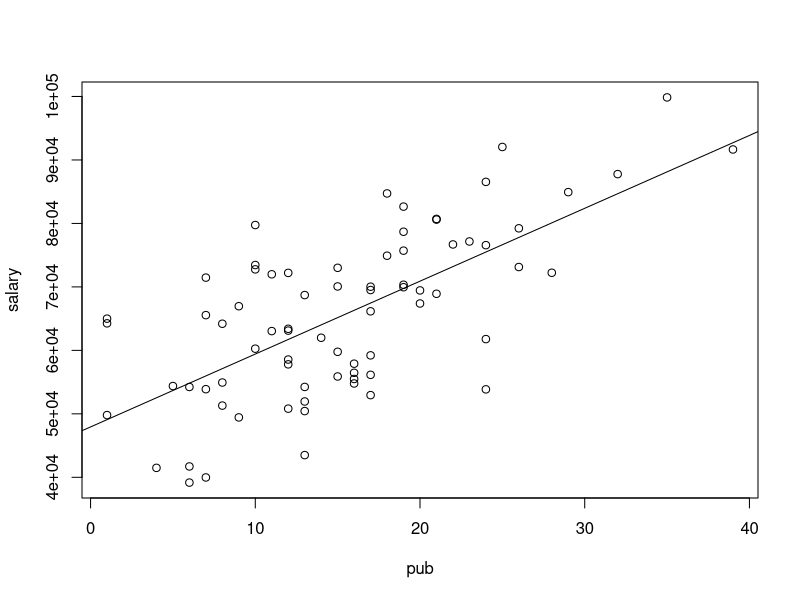
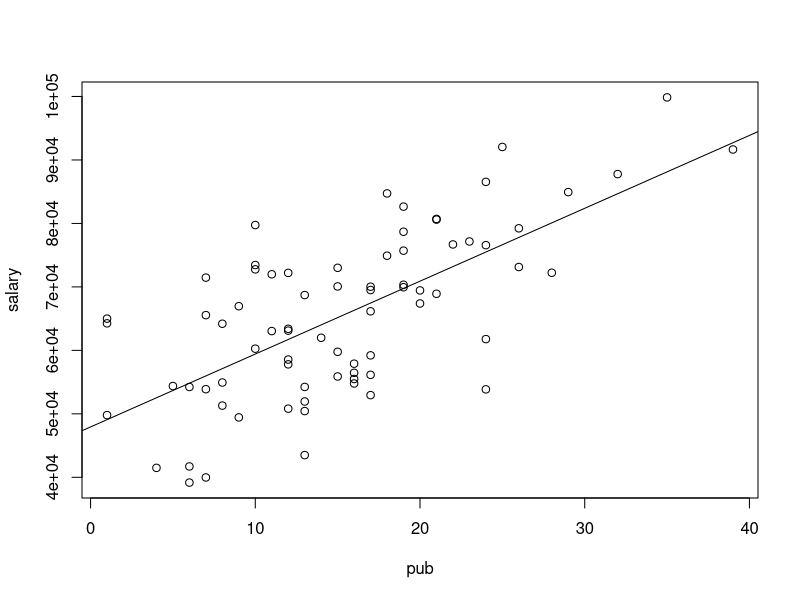
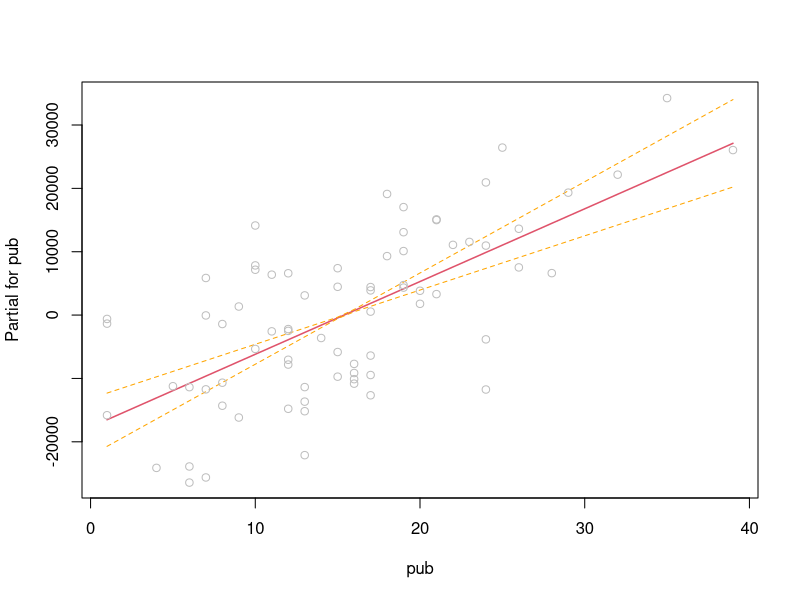
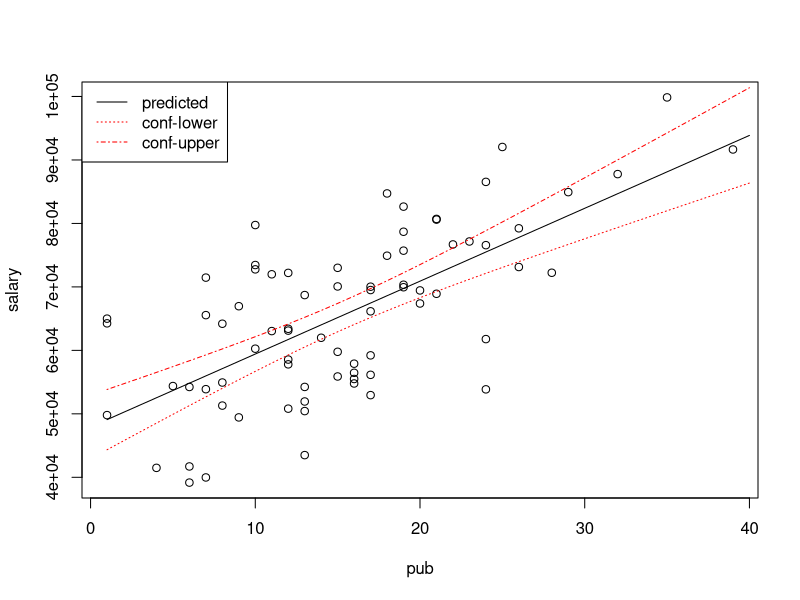
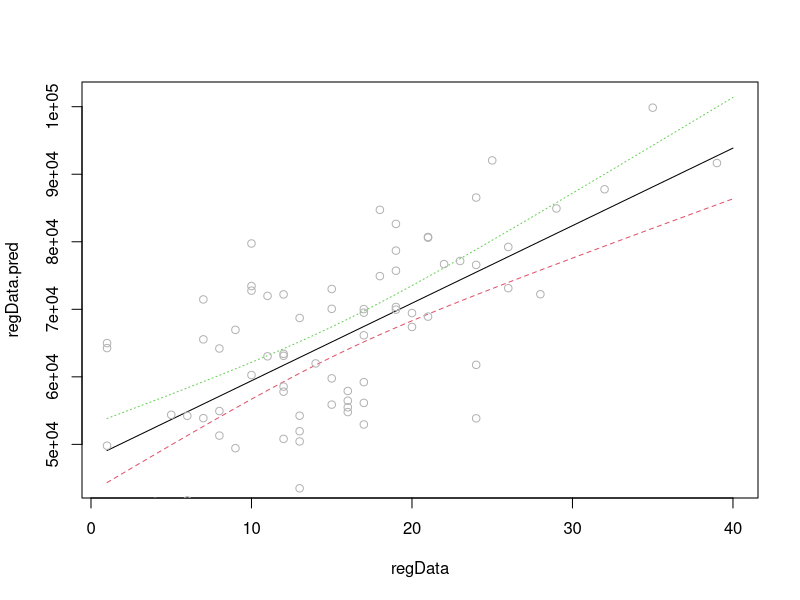
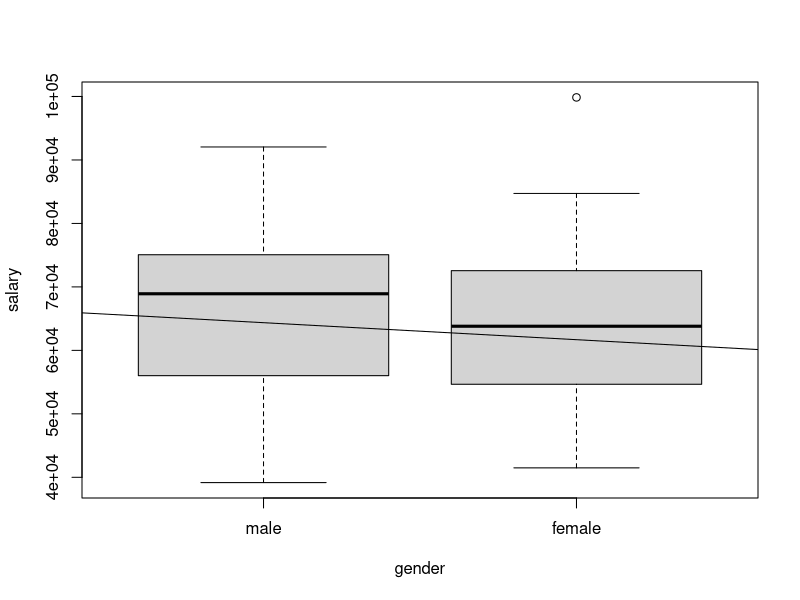
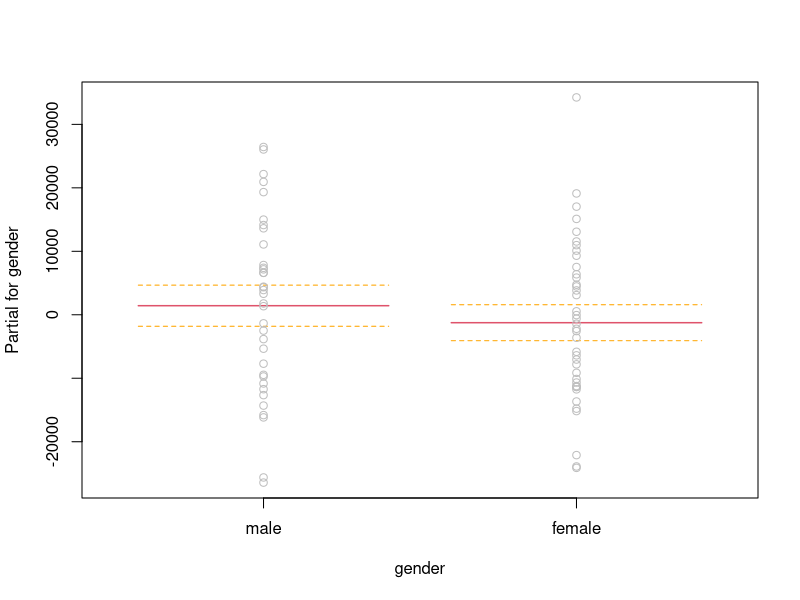
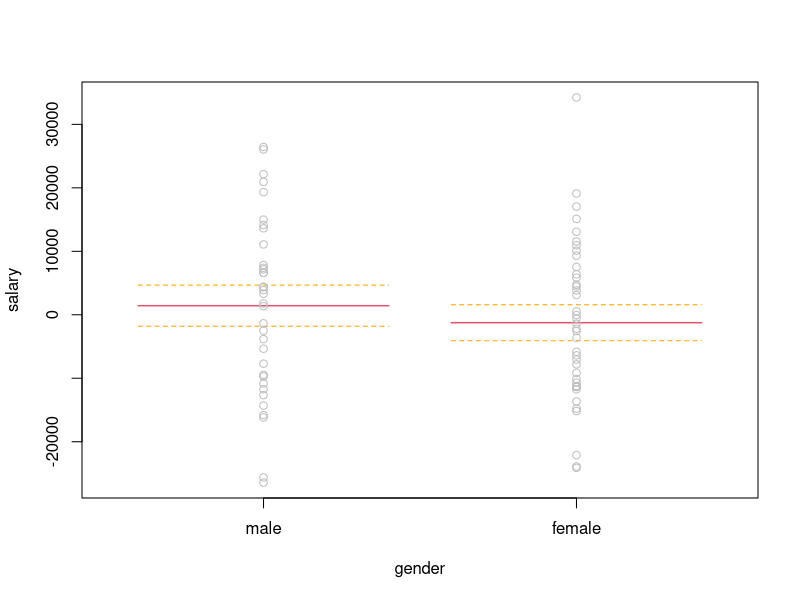

The R source for these figures, in order:
## ---- chunk 1
options(width = 75)
## ---- chunk 2
# Read in data
lab4 <- read.table("salary_subset.txt", header=TRUE)
library(rockchalk)
summarize(lab4)
## ---- chunk 3
# outcome (dependent variable) regressed on predictor (independent variable)
lm(salary ~ pub, data= lab4)
## ---- chunk 4
# outcome (dependent variable) regressed on predictor (independent variable)
lm(salary ~ pub, data= lab4)
## ---- chunk 5
# outcome (dependent variable) regressed on predictor (independent variable)
lm(salary ~ pub, data= lab4)
## ---- chunk 6
mod1 <- lm(salary ~ pub, data= lab4)
## ---- chunk 7
summary(mod1)
## ---- chunk 8
anova(mod1)
## ---- chunk 9
names(mod1)
## ---- chunk 10
vcov(mod1)
## ---- chunk 11
confint(mod1)
## ---- chunk 12
confint(mod1, level = 0.99)
## ---- chunk 13
predict(mod1)
## ---- chunk 14
fitted(mod1)
## ---- chunk 15
resid(mod1)
## ---- chunk 16
cor(lab4$salary, lab4$pub)
# Now make a scatterplot and add a line based on our model
plot(salary ~ pub, data= lab4) 
abline(mod1)
## ---- chunk 17
plot(salary ~ pub, data= lab4) 
abline(47940.4, 1148.2)  # abline(intercept, slope)
## ---- chunk 18
termplot(mod1, se=TRUE, partial.resid=TRUE)
## ---- chunk 19
# Find the range of our predictor
range(lab4$pub)
# Use the range to create a 1 column data.frame covering that range
regData <- data.frame("pub" = seq(1, 40)) 
# Create a new data.frame storing predicted values
regData.pred <- predict(mod1, newdata = regData, interval = "conf")
# Bind those two data.frames together
regData <- cbind(regData, regData.pred)
## ---- chunk 20
plot(salary ~ pub, data= lab4)
lines(fit ~ pub, data=regData)                    #plot the predicted values
lines(lwr ~ pub, data=regData, lty=3, col="red")  #plot the lower boundary
lines(upr ~ pub, data=regData, lty=4, col="red")  #plot the upper boundary
legend("topleft", legend=c("predicted", "conf-lower", "conf-upper"),
       lty=c(1,3,4), col=c("black","red","red"))
## ---- chunk 21
range(lab4$pub)
regData <- data.frame("pub" = seq(1, 40)) 
regData.pred <- predict(mod1, newdata = regData, interval = "conf")
matplot(x = regData, y = regData.pred , type = "l")
points(salary ~ pub, data= lab4, col = gray(.7))
## ---- chunk 22
head(lab4) # gender has two levels, 0 and 1
lab4$gender <- factor(lab4$gender) # turn gender into a factor
levels(lab4$gender) # look at the levels
lab4$gender <- factor(lab4$gender, label=c("male", "female")) # assign labels
summary(lab4) # check your work
## ---- chunk 23
mod2 <- lm(salary ~ gender, data= lab4) 
contrasts(lab4$gender)
## ---- chunk 24
summary(mod2)
## ---- chunk 25
plot(salary ~ gender, data = lab4)
abline(mod2)
## ---- chunk 26
termplot(mod2, se = T, partial.resid =T)
## ---- chunk 27
termplot(mod2, se = T, partial.resid =T, ylab = "salary")
## ---- chunk 28
plot(salary ~ gender, data = lab4)
regData <- data.frame("gender" = levels(lab4$gender))
regData.pred <- predict(mod2, newdata = regData, interval = "conf")
regData <- cbind(regData, regData.pred)
## ---- chunk 29
plot(salary ~ gender, data = lab4)
lines( x=c(0.75, 1.25), y = c(regData$fit[1], regData$fit[1]), col="green", lwd=2)
lines( x=c(1.75, 2.25), y = c(regData$fit[2], regData$fit[2]), col="green", lwd=2)
lines( x=c(0.85, 1.15), y = c(regData$upr[1], regData$upr[1]), col="red", lwd=2)
lines( x=c(1.85, 2.15), y = c(regData$upr[2], regData$upr[2]), col="red", lwd=2)
lines( x=c(0.85, 1.15), y = c(regData$lwr[1], regData$lwr[1]), col="red", lwd=2)
lines( x=c(1.85, 2.15), y = c(regData$lwr[2], regData$lwr[2]), col="red", lwd=2)
